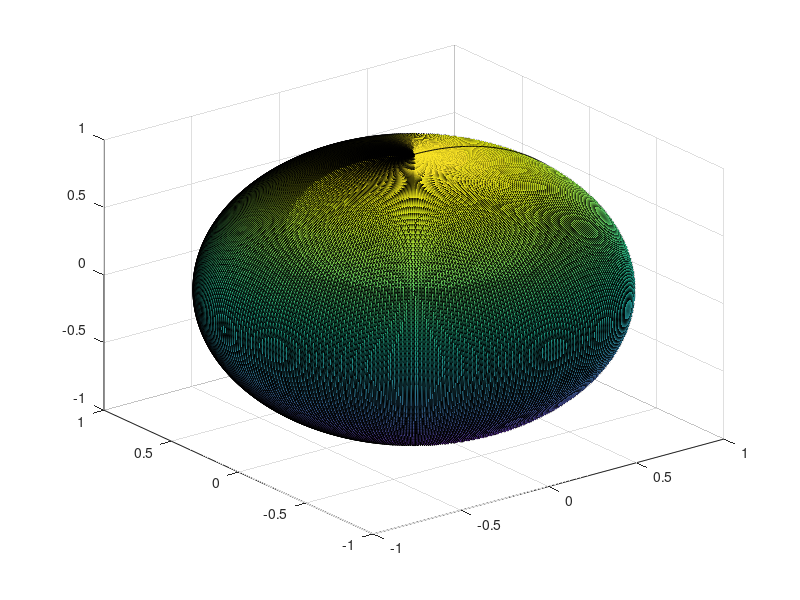

Source code (MATLAB): (Note: this script raises an error after producing the figure.)
close all
% Energy and Gradient Functions
E = @(q,D) 0.5*q.'*D*q;
% grad = @(q,D,f) - D*q + 2*f(q,D)*q;
grad = @(q,D,f) cross([0; 0; 1],q);

% D MATRIX
a = 0.5;
c = 0.25;
inertia = [a 0 0; 0 a 0; 0 0 c];

% Color
r = 255/255;
g = 253/255;
b = 208/255;

% Create sphere surface
figure()
[xS2, yS2, zS2] = sphere(359);
h = surf(xS2, yS2, zS2); 
h.EdgeColor = 'none';
h.FaceColor = [r,g,b];
hold on
% plot3(cos(0:0.001:2*pi),sin(0:0.001:2*pi),zeros(size(0:0.001:2*pi)),'-k',LineWidth=1)
% plot3(0,0,1,'xk','MarkerSize',5)
% plot3(0,0,-1,'xk','MarkerSize',5)

N = 29;
[xS2, yS2, zS2] = sphere(N);
V = zeros(N+1,N+1);
U = zeros(N+1,N+1);
W = zeros(N+1,N+1);
for t = 1:N+1
    for j = 1:N+1
        tmpvel = grad([xS2(t,j);yS2(t,j);zS2(t,j)],inertia,E);
        V(t,j) = tmpvel(1);
        U(t,j) = tmpvel(2);
        W(t,j) = tmpvel(3);
    end
end

% Color
r = 51/255;
g = 51/255;
b = 178/255;

quiver3(xS2(1:floor((N+1)/2),:),yS2(1:floor((N+1)/2),:),zS2(1:floor((N+1)/2),:),...
    V(1:floor((N+1)/2),:),U(1:floor((N+1)/2),:),W(1:floor((N+1)/2),:),'Color',[r,g,b])
quiver3(xS2(ceil((N+1)/2)+1:end,:),yS2(ceil((N+1)/2)+1:end,:),zS2(ceil((N+1)/2)+1:end,:),...
    V(ceil((N+1)/2)+1:end,:),U(ceil((N+1)/2)+1:end,:),W(ceil((N+1)/2)+1:end,:),'Color',[r,g,b])
axis equal
set(gca,'XColor','none','YColor','none','ZColor','none')
set(gca, 'color', 'none')
grid('off')

% export_fig test.png -m3 -transparent